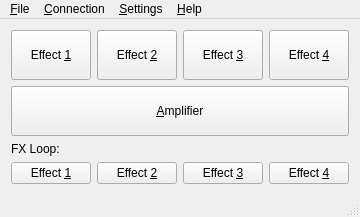
<?xml version="1.0" encoding="UTF-8"?>
<ui version="4.0">
 <class>MainWindow</class>
 <widget class="QMainWindow" name="MainWindow">
  <property name="geometry">
   <rect>
    <x>0</x>
    <y>0</y>
    <width>360</width>
    <height>217</height>
   </rect>
  </property>
  <property name="windowTitle">
   <string>PLUG</string>
  </property>
  <property name="accessibleName">
   <string>Main window: NONE</string>
  </property>
  <property name="accessibleDescription">
   <string>Main window containing menus and buttons to open amplifier's and effect's windows</string>
  </property>
  <widget class="QWidget" name="centralWidget">
   <property name="accessibleName">
    <string>Container with buttons</string>
   </property>
   <property name="accessibleDescription">
    <string>This container holds buttons to open amplifier's and effect's windows</string>
   </property>
   <layout class="QVBoxLayout" name="verticalLayout">
    <item>
     <layout class="QHBoxLayout" name="horizontalLayout_2">
      <item>
       <widget class="QPushButton" name="EffectButton1">
        <property name="sizePolicy">
         <sizepolicy hsizetype="Expanding" vsizetype="Expanding">
          <horstretch>0</horstretch>
          <verstretch>0</verstretch>
         </sizepolicy>
        </property>
        <property name="minimumSize">
         <size>
          <width>75</width>
          <height>25</height>
         </size>
        </property>
        <property name="accessibleName">
         <string>Effect 1</string>
        </property>
        <property name="accessibleDescription">
         <string>This button opens window to set effect 1</string>
        </property>
        <property name="text">
         <string>Effect &amp;1</string>
        </property>
       </widget>
      </item>
      <item>
       <widget class="QPushButton" name="EffectButton2">
        <property name="sizePolicy">
         <sizepolicy hsizetype="Expanding" vsizetype="Expanding">
          <horstretch>0</horstretch>
          <verstretch>0</verstretch>
         </sizepolicy>
        </property>
        <property name="minimumSize">
         <size>
          <width>75</width>
          <height>25</height>
         </size>
        </property>
        <property name="accessibleName">
         <string>Effect 2</string>
        </property>
        <property name="accessibleDescription">
         <string>This button opens window to set effect 2</string>
        </property>
        <property name="text">
         <string>Effect &amp;2</string>
        </property>
       </widget>
      </item>
      <item>
       <widget class="QPushButton" name="EffectButton3">
        <property name="sizePolicy">
         <sizepolicy hsizetype="Expanding" vsizetype="Expanding">
          <horstretch>0</horstretch>
          <verstretch>0</verstretch>
         </sizepolicy>
        </property>
        <property name="minimumSize">
         <size>
          <width>75</width>
          <height>25</height>
         </size>
        </property>
        <property name="accessibleName">
         <string>Effect 3</string>
        </property>
        <property name="accessibleDescription">
         <string>This button opens window to set effect 3</string>
        </property>
        <property name="text">
         <string>Effect &amp;3</string>
        </property>
       </widget>
      </item>
      <item>
       <widget class="QPushButton" name="EffectButton4">
        <property name="sizePolicy">
         <sizepolicy hsizetype="Expanding" vsizetype="Expanding">
          <horstretch>0</horstretch>
          <verstretch>0</verstretch>
         </sizepolicy>
        </property>
        <property name="minimumSize">
         <size>
          <width>75</width>
          <height>25</height>
         </size>
        </property>
        <property name="accessibleName">
         <string>Effect 4</string>
        </property>
        <property name="accessibleDescription">
         <string>This button opens window to set effect 4</string>
        </property>
        <property name="text">
         <string>Effect &amp;4</string>
        </property>
       </widget>
      </item>
     </layout>
    </item>
    <item>
     <widget class="QPushButton" name="Amplifier">
      <property name="sizePolicy">
       <sizepolicy hsizetype="Expanding" vsizetype="Expanding">
        <horstretch>0</horstretch>
        <verstretch>0</verstretch>
       </sizepolicy>
      </property>
      <property name="minimumSize">
       <size>
        <width>0</width>
        <height>50</height>
       </size>
      </property>
      <property name="accessibleName">
       <string>Amplifier</string>
      </property>
      <property name="accessibleDescription">
       <string>This button opens window to set amplifier</string>
      </property>
      <property name="text">
       <string>&amp;Amplifier</string>
      </property>
     </widget>
    </item>
    <item>
     <widget class="QLabel" name="labelFxLoop">
      <property name="text">
       <string>FX Loop:</string>
      </property>
     </widget>
    </item>
    <item>
     <layout class="QHBoxLayout" name="horizontalLayout">
      <item>
       <widget class="QPushButton" name="FxEffectButton1">
        <property name="text">
         <string>Effect &amp;1</string>
        </property>
       </widget>
      </item>
      <item>
       <widget class="QPushButton" name="FxEffectButton2">
        <property name="text">
         <string>Effect &amp;2</string>
        </property>
       </widget>
      </item>
      <item>
       <widget class="QPushButton" name="FxEffectButton3">
        <property name="text">
         <string>Effect &amp;3</string>
        </property>
       </widget>
      </item>
      <item>
       <widget class="QPushButton" name="FxEffectButton4">
        <property name="text">
         <string>Effect &amp;4</string>
        </property>
       </widget>
      </item>
     </layout>
    </item>
   </layout>
  </widget>
  <widget class="QMenuBar" name="menuBar">
   <property name="geometry">
    <rect>
     <x>0</x>
     <y>0</y>
     <width>360</width>
     <height>32</height>
    </rect>
   </property>
   <property name="accessibleName">
    <string>Menu bar</string>
   </property>
   <property name="accessibleDescription">
    <string>Bar holding different menus</string>
   </property>
   <widget class="QMenu" name="menuFile">
    <property name="accessibleName">
     <string>File menu</string>
    </property>
    <property name="accessibleDescription">
     <string>Menu holding various options</string>
    </property>
    <property name="title">
     <string>&amp;File</string>
    </property>
    <addaction name="actionL_oad_from_file"/>
    <addaction name="actionS_ave_to_file"/>
    <addaction name="separator"/>
    <addaction name="action_Load_from_amplifier"/>
    <addaction name="actionSave_to_amplifier"/>
    <addaction name="separator"/>
    <addaction name="actionSave_effects"/>
    <addaction name="action_Library_view"/>
    <addaction name="separator"/>
    <addaction name="action_Update_firmware"/>
    <addaction name="separator"/>
    <addaction name="actionExit"/>
   </widget>
   <widget class="QMenu" name="menuHelp">
    <property name="accessibleName">
     <string>Help menu</string>
    </property>
    <property name="accessibleDescription">
     <string>Menu holding help options</string>
    </property>
    <property name="title">
     <string>&amp;Help</string>
    </property>
    <addaction name="actionAbout"/>
   </widget>
   <widget class="QMenu" name="menuConnection">
    <property name="accessibleName">
     <string>Connection menu</string>
    </property>
    <property name="accessibleDescription">
     <string>Menu holding options to connect and disconnect from the device</string>
    </property>
    <property name="title">
     <string>&amp;Connection</string>
    </property>
    <addaction name="actionConnect"/>
    <addaction name="actionDisconnect"/>
   </widget>
   <widget class="QMenu" name="menuSettings">
    <property name="accessibleName">
     <string>Settings menu</string>
    </property>
    <property name="accessibleDescription">
     <string>Menu holding different settings</string>
    </property>
    <property name="title">
     <string>&amp;Settings</string>
    </property>
    <addaction name="action_Quick_presets"/>
    <addaction name="action_Default_effects"/>
    <addaction name="action_Options"/>
   </widget>
   <addaction name="menuFile"/>
   <addaction name="menuConnection"/>
   <addaction name="menuSettings"/>
   <addaction name="menuHelp"/>
  </widget>
  <widget class="QStatusBar" name="statusBar">
   <property name="accessibleName">
    <string>Status bar</string>
   </property>
   <property name="accessibleDescription">
    <string>This bar display various notifications</string>
   </property>
  </widget>
  <action name="actionExit">
   <property name="text">
    <string>E&amp;xit</string>
   </property>
   <property name="shortcut">
    <string>Ctrl+Q</string>
   </property>
   <property name="shortcutContext">
    <enum>Qt::ApplicationShortcut</enum>
   </property>
  </action>
  <action name="actionConnect">
   <property name="text">
    <string>&amp;Connect</string>
   </property>
   <property name="shortcut">
    <string>Ctrl+C</string>
   </property>
  </action>
  <action name="actionDisconnect">
   <property name="enabled">
    <bool>false</bool>
   </property>
   <property name="text">
    <string>&amp;Disconnect</string>
   </property>
  </action>
  <action name="actionAbout">
   <property name="text">
    <string>&amp;About</string>
   </property>
  </action>
  <action name="actionSave_to_amplifier">
   <property name="enabled">
    <bool>false</bool>
   </property>
   <property name="text">
    <string>&amp;Save to amplifier</string>
   </property>
   <property name="shortcut">
    <string>Ctrl+S</string>
   </property>
   <property name="shortcutContext">
    <enum>Qt::ApplicationShortcut</enum>
   </property>
  </action>
  <action name="action_Load_from_amplifier">
   <property name="enabled">
    <bool>false</bool>
   </property>
   <property name="text">
    <string>&amp;Load from amplifier</string>
   </property>
   <property name="shortcut">
    <string>Ctrl+L</string>
   </property>
   <property name="shortcutContext">
    <enum>Qt::ApplicationShortcut</enum>
   </property>
  </action>
  <action name="actionSave_effects">
   <property name="enabled">
    <bool>false</bool>
   </property>
   <property name="text">
    <string>Save &amp;effects</string>
   </property>
   <property name="shortcut">
    <string>Ctrl+E</string>
   </property>
   <property name="shortcutContext">
    <enum>Qt::ApplicationShortcut</enum>
   </property>
  </action>
  <action name="actionCheck_for_Updates">
   <property name="text">
    <string>Check for &amp;Updates</string>
   </property>
  </action>
  <action name="action_Options">
   <property name="text">
    <string>&amp;Options</string>
   </property>
   <property name="shortcut">
    <string>Ctrl+O</string>
   </property>
  </action>
  <action name="actionL_oad_from_file">
   <property name="text">
    <string>L&amp;oad from file</string>
   </property>
   <property name="shortcut">
    <string>Ctrl+Shift+L</string>
   </property>
   <property name="shortcutContext">
    <enum>Qt::ApplicationShortcut</enum>
   </property>
  </action>
  <action name="actionS_ave_to_file">
   <property name="text">
    <string>S&amp;ave to file</string>
   </property>
   <property name="shortcut">
    <string>Ctrl+Shift+S</string>
   </property>
  </action>
  <action name="action_Library_view">
   <property name="enabled">
    <bool>false</bool>
   </property>
   <property name="text">
    <string>&amp;Library view</string>
   </property>
   <property name="shortcut">
    <string>Shift+L</string>
   </property>
   <property name="shortcutContext">
    <enum>Qt::ApplicationShortcut</enum>
   </property>
  </action>
  <action name="action_Update_firmware">
   <property name="enabled">
    <bool>false</bool>
   </property>
   <property name="text">
    <string>&amp;Update firmware</string>
   </property>
   <property name="shortcut">
    <string>Ctrl+U</string>
   </property>
  </action>
  <action name="action_Default_effects">
   <property name="text">
    <string>&amp;Default effects</string>
   </property>
   <property name="shortcut">
    <string>Ctrl+D</string>
   </property>
   <property name="shortcutContext">
    <enum>Qt::ApplicationShortcut</enum>
   </property>
  </action>
  <action name="action_Quick_presets">
   <property name="text">
    <string>Quick &amp;presets</string>
   </property>
   <property name="shortcut">
    <string>Ctrl+P</string>
   </property>
  </action>
 </widget>
 <layoutdefault spacing="6" margin="11"/>
 <resources/>
 <connections/>
</ui>
